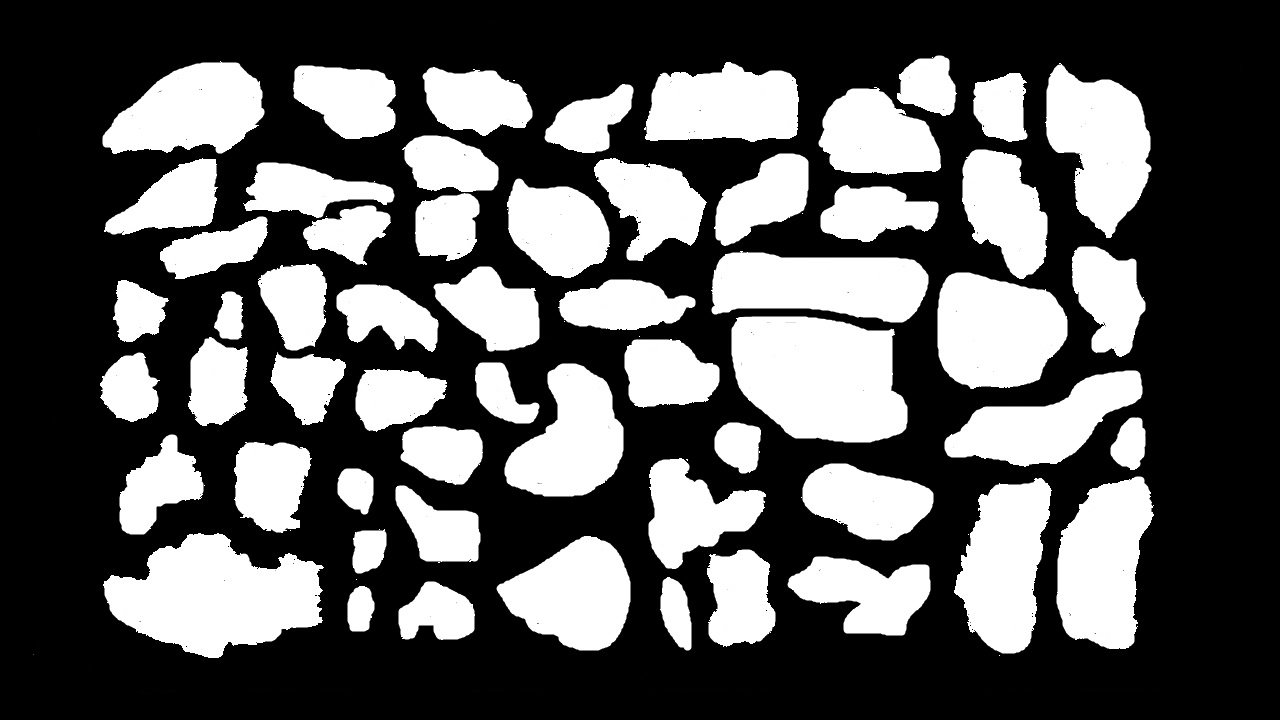
#> input picture Dead_Sea_Project/Image_Processing_Project/contours/img.png, 1280 x 720 px
$ python contours.py
#> lines starting #> are read from the running program, lines starting #| are printed output that depends on the picture; after the words box and inside, x2 and y2 are one past the last pixel; in counts of white or black regions, pixels touching at a corner belong together
import cv2
import numpy as np


def get_blank_image(image):
    return np.zeros((image.shape[0], image.shape[1], 3), np.uint8)


# Let's load a simple image with 3 black squares
image = cv2.imread('img.png')
#> image is the input picture: shape (720, 1280, 3); min 0, max 255, mean 92
cv2.waitKey(0)
blank_image = get_blank_image(image)
#> blank_image: shape (720, 1280, 3); every value is 0
# cv2.imshow('blank', blank_image)

# Grayscale
gray = cv2.cvtColor(image, cv2.COLOR_BGR2GRAY)

# Find Canny edges
edged = cv2.Canny(gray, 30, 50)
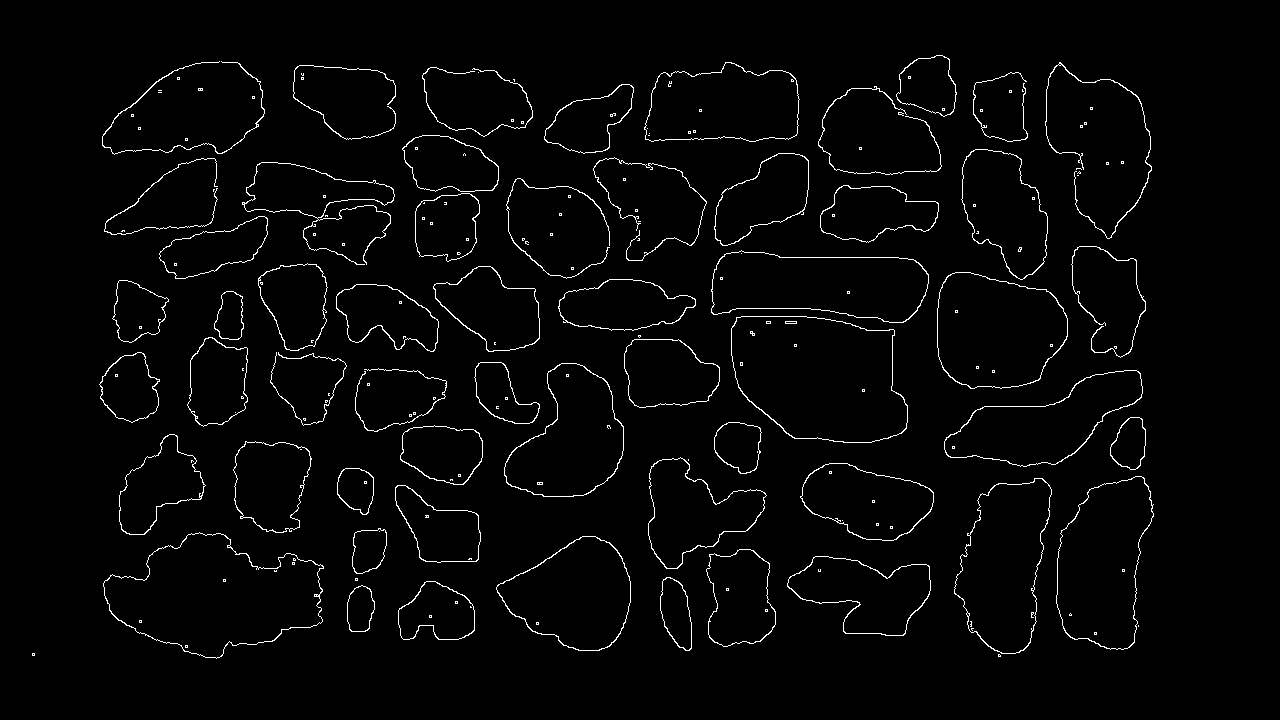
#> edged: shape (720, 1280); 2.3% white in thin lines or dots, all inside (x1, y1, x2, y2) = (32, 55, 1154, 659)
cv2.waitKey(0)

# Finding Contours
# Use a copy of the image e.g. edged.copy()
# since findContours alters the image
contours, hierarchy = cv2.findContours(edged, cv2.RETR_EXTERNAL, cv2.CHAIN_APPROX_NONE)
#> contours = 112 contours, 56 with area under 20; largest, box (x1, y1, x2, y2) and area: (731, 316, 908, 443) 17866, (103, 532, 324, 659) 17594, (1056, 476, 1154, 650) 12093, (937, 272, 1068, 389) 12061, (711, 250, 929, 323) 11836
good_contours = []
for con in contours:
    area = cv2.contourArea(con)
    if area > 10:
        good_contours.append(con)
        cv2.drawContours(blank_image, [con], 0, (255, 255, 255), thickness=cv2.FILLED)
#> this loop made 112 passes
#> area on passes 4, 5, 7, 8, 9, 10, 11, 12, 13, 14, 15, 16: 999, 3185, 1608, 7071, 5186.5, 10222, 17594.5, 1224.5, 3970, 11602, 12093, 1285
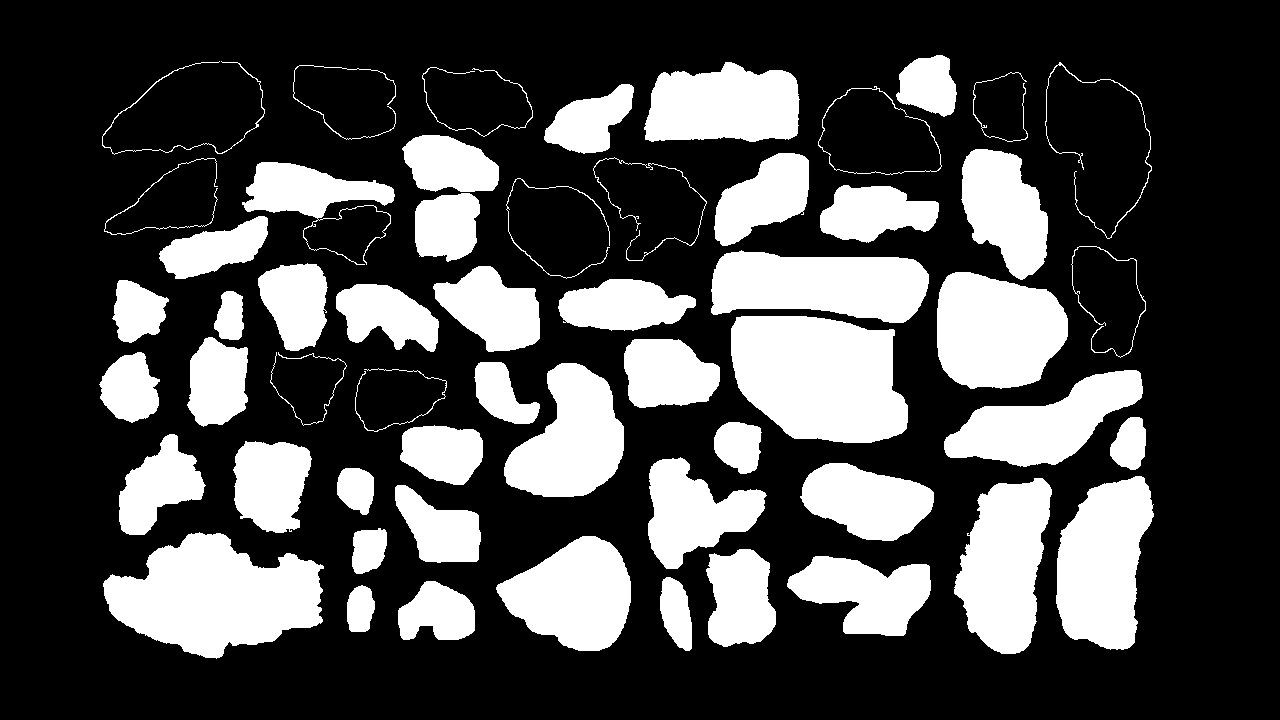
#> blank_image: shape (720, 1280, 3); 28.9% white; 56 white regions
#> after the loop, good_contours = 56 contours; largest, box (x1, y1, x2, y2) and area: (731, 316, 908, 443) 17866, (103, 532, 324, 659) 17594, (1056, 476, 1154, 650) 12093, (937, 272, 1068, 389) 12061, (711, 250, 929, 323) 11836
        # [5 lines of commented-out code are left out]
cv2.waitKey(0)
cv2.imshow('blank', blank_image)

print("Number of Contours found = " + str(len(good_contours)))
#| Number of Contours found = 56

# Draw all contours
# -1 signifies drawing all contours
cv2.drawContours(image, good_contours, -1, (0, 255, 0), 3)
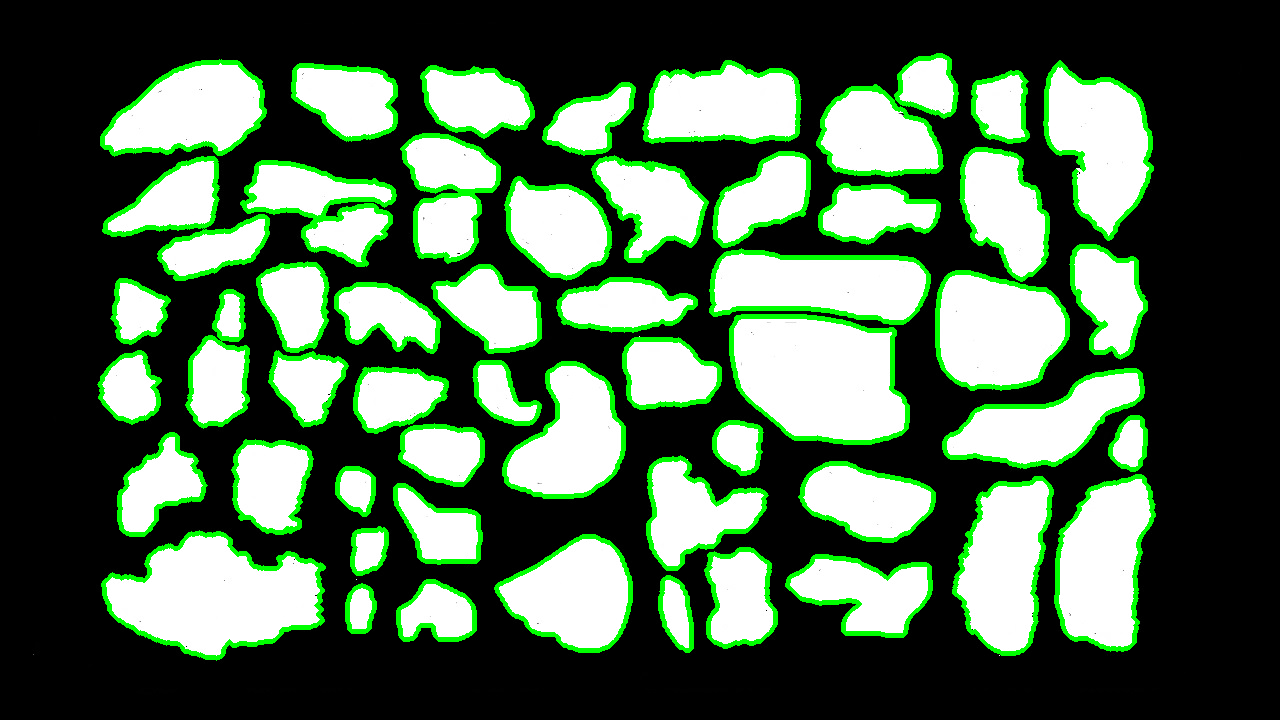
#> image: shape (720, 1280, 3); 9.02% of pixels changed, all inside (x1, y1, x2, y2) = (97, 53, 1156, 661)

cv2.imshow('Contours', image)
cv2.waitKey(0)
cv2.destroyAllWindows()
